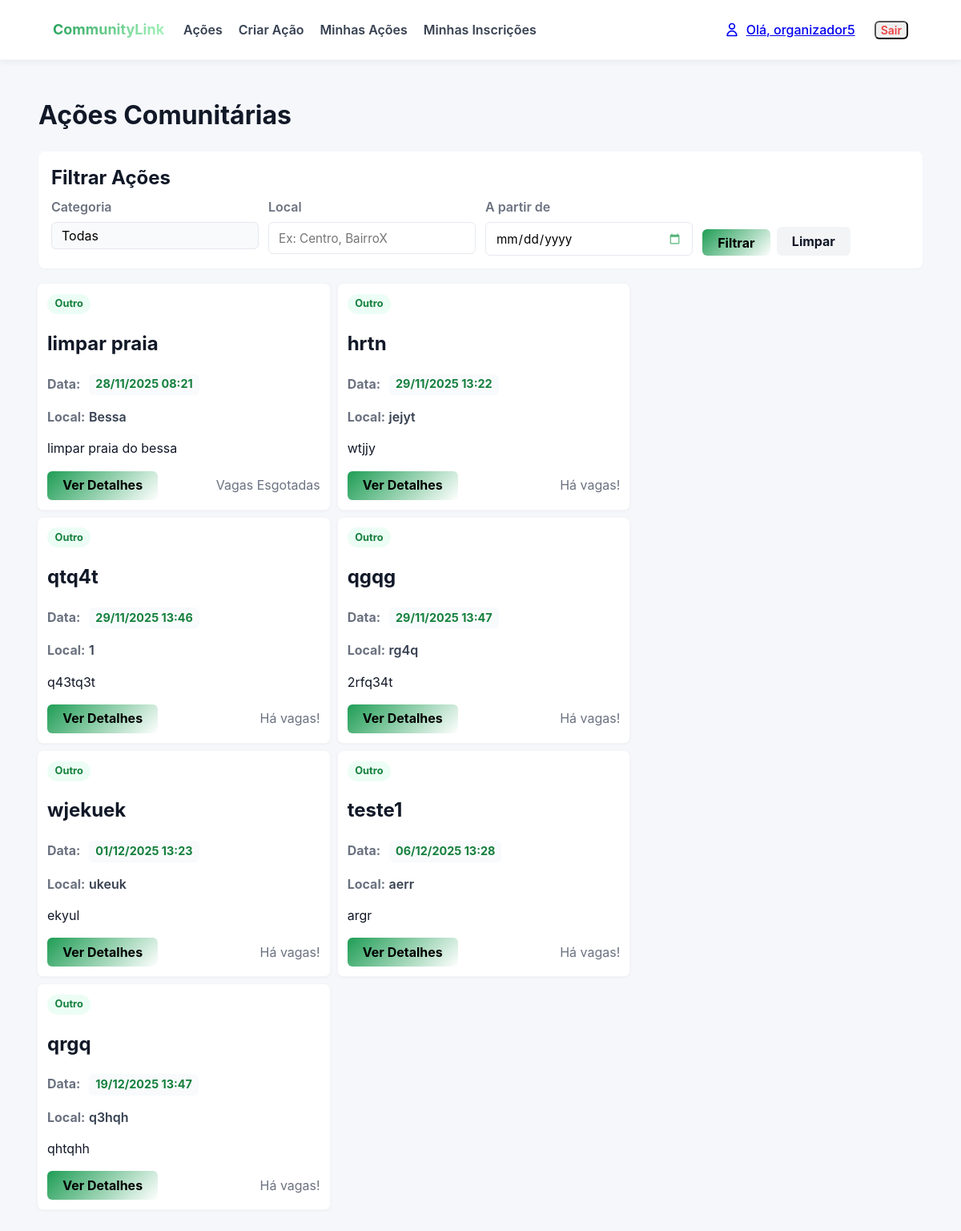
The app's page /acoes/ (signed in) with its own data.
### acoes/models.py (models this page shows, shortened)
class Acao(models.Model):
    titulo = models.CharField(max_length=200)
    descricao = models.TextField()
    data = models.DateTimeField() # Armazena data e hora
    local = models.CharField(max_length=255)
    numero_vagas = models.PositiveIntegerField()
    CATEGORIA_CHOICES = [
        ('SAUDE', 'Saúde'),
        ('EDUCACAO', 'Educação'),
        ('MEIO_AMBIENTE', 'Meio Ambiente'),
        ('ANIMAIS', 'Animais'),
        ('OUTRO', 'Outro'),
    ]
    categoria = models.CharField(max_length=50, choices=CATEGORIA_CHOICES, default='OUTRO')
    organizador = models.ForeignKey(
        User,
        on_delete=models.CASCADE,
        related_name='acoes_criadas' # Assim, podemos fazer: user.acoes_criadas.all()
    )
    voluntarios = models.ManyToManyField(
        User,
        through='Inscricao',         # O nome do modelo intermediário
        related_name='acoes_inscritas', # Assim, podemos fazer: user.acoes_inscritas.all()
        blank=True                   # A ação pode começar sem nenhum voluntário
    )
    notas_organizador = models.TextField(blank=True, null=True, help_text="Notas privadas do organizador sobre a execução da ação.")
    @property
    def vagas_preenchidas(self):
        return self.inscricao_set.filter(status='ACEITO').count()
    @property
    def esta_cheia(self):
        return self.vagas_preenchidas >= self.numero_vagas
    def get_absolute_url(self):
        return reverse('acoes:acao_detail', kwargs={'pk': self.pk})

### acoes/views.py (the view)
# urls.py: path('', views.acao_list, name='acao_list'),
def acao_list(request):
    acoes_list = Acao.objects.filter(data__gte=timezone.localdate())
    acoes_list = filtrar_acoes_queryset(request, acoes_list)
    acoes_list = acoes_list.order_by('data')
    page_obj = paginar_queryset(request, acoes_list, itens_por_pagina=10)
    context = {
        'acoes': page_obj,
        'categorias_choices': Acao.CATEGORIA_CHOICES, # Passa as opções de categoria
        'filter_values': request.GET, # Passa os valores do filtro (para preencher o form)
        'page_param': 'page' # Nome do parametro na URL
    }
    return render(request, 'acoes/acao_list.html', context)

### acoes/context_processors.py (called while the page is built)
def auth_groups_processor(request):
    is_organizador = False
    is_voluntario = False
    unread_notification_count = 0 # Valor padrão
    if request.user.is_authenticated:
        is_organizador = request.user.groups.filter(name='Organizadores').exists()
        is_voluntario = request.user.groups.filter(name='Voluntarios').exists()
        unread_notification_count = Notificacao.objects.filter(
            destinatario=request.user,
            lida=False
        ).count()
    return {
        'is_organizador': is_organizador,
        'is_voluntario': is_voluntario,
        'unread_notification_count': unread_notification_count
    }

### acoes/views.py (called while the page is built)
def paginar_queryset(request, queryset, itens_por_pagina=5, param_name='page'):
    paginator = Paginator(queryset, itens_por_pagina)
    page_number = request.GET.get(param_name)
    page_obj = paginator.get_page(page_number)
    return page_obj

def filtrar_acoes_queryset(request, queryset):
    categoria_filter = request.GET.get('categoria')
    local_filter = request.GET.get('local')
    data_inicio_filter = request.GET.get('data_inicio')
    prefix = 'acao__' if queryset.model == Inscricao else ''
    if categoria_filter:
        queryset = queryset.filter(**{f'{prefix}categoria': categoria_filter})
    if local_filter:
        queryset = queryset.filter(**{f'{prefix}local__icontains': local_filter})
    if data_inicio_filter:
        try:
            data_filtro = datetime.datetime.strptime(data_inicio_filter, '%Y-%m-%d').date()
            queryset = queryset.filter(**{f'{prefix}data__gte': data_filtro})
        except ValueError:
            pass # Ignora data inválida
    return queryset

### acoes/templates/acoes/acao_list.html (shortened to what this page needs)
{% extends 'acoes/base.html' %}
{% block content %}
    <h1 class="page-title">Ações Comunitárias</h1>
    {% include 'acoes/_filter_form.html' %}
    <div class="grid-list">
        {% for acao in acoes %}
            <div class="grid-item third">
                <article class="card-acao">
                    <div>
                        <span class="badge">{{ acao.get_categoria_display }}</span>
                        <h2 class="card-title">{{ acao.titulo }}</h2>
                        <p class="muted"><strong>Data:</strong> <span class="item-date">{{ acao.data|date:"d/m/Y H:i" }}</span></p>
                        <p class="muted"><strong>Local:</strong> <span class="location">{{ acao.local }}</span></p>
                        <p class="prose">{{ acao.descricao|truncatewords:20 }}</p>
                    </div>
                    <div class="actions" style="margin-top:0.75rem; justify-content:space-between; align-items:center;">
                        <a href="{{ acao.get_absolute_url }}" class="btn btn-primary">Ver Detalhes</a>
                        {% if acao.esta_cheia %}
                            <span class="muted">Vagas Esgotadas</span>
                        {% else %}
                            <span class="muted">Há vagas!</span>
                        {% endif %}
                    </div>
                </article>
            </div>
        {% empty %}
            <p class="muted">Nenhuma ação encontrada.</p>
        {% endfor %}
    </div>
{% endblock %}

### acoes/templates/acoes/base.html (shortened to what this page needs)
<!DOCTYPE html>
{% load static %}
<html lang="pt-br">
<head>
    <link rel="stylesheet" href="{% static 'css/style.css' %}">
</head>
<body>
    <nav class="site-nav">
        <div class="container">
            <div class="nav-row">
                <div class="nav-left">
                    <div>
                        <a href="{% url 'acoes:acao_list' %}" class="brand">
                            <span class="brand-text">CommunityLink</span>
                        </a>
                    </div>
                    <div class="nav-links">
                        <a href="{% url 'acoes:acao_list' %}" class="py-4 px-2 text-gray-700 hover:text-green-600 font-semibold">Ações</a>
                        {% if user.is_authenticated %}
                            {% if is_organizador or user.is_superuser %}
                            <a href="{% url 'acoes:acao_create' %}" class="py-4 px-2 text-gray-700 hover:text-green-600 font-semibold">Criar Ação</a>
                            <a href="{% url 'acoes:minhas_acoes' %}" class="py-4 px-2 text-gray-700 hover:text-green-600 font-semibold">Minhas Ações</a>
                            {% endif %}
                            <a href="{% url 'acoes:minhas_inscricoes' %}" class="py-4 px-2 text-gray-700 hover:text-green-600 font-semibold">Minhas Inscrições</a>
                        {% endif %}
                    </div>
                </div>
                <div class="nav-right">
                    {% if user.is_authenticated %}
                        <div class="flex items-center gap-4" style="display: inline-flex; align-items: center; gap: 1rem;">
                            <a href="{% url 'acoes:perfil' %}" class="flex items-center gap-2 py-2 px-2 text-gray-600 hover:text-green-600 transition group" style="display: flex; align-items: center; gap: 0.5rem;">
                                <span class="font-medium">Olá, {{ request.user.username }}</span>
                            </a>
                            <form method="post" action="{% url 'acoes:logout' %}" style="display:inline;">
                                <button type="submit" class="text-sm text-red-500 hover:text-red-700 font-semibold border border-red-200 hover:border-red-400 px-3 py-1 rounded transition" style="cursor: pointer;">
                                    Sair
                                </button>
                            </form>
                        </div>
                        {% else %}
                            <a href="{% url 'acoes:signin' %}" class="py-4 px-2 text-gray-700 hover:text-green-600 font-semibold">Entrar</a>
                            <a href="{% url 'acoes:signup' %}" class="py-4 px-2 text-gray-700 hover:text-green-600 font-semibold">Cadastrar</a>
                    {% endif %}
                </div>
            </div>
        </div>
    </nav>
    <main class="max-w-6xl mx-auto p-6">
        {% block content %}
        {% endblock %}
    </main>
</body>
</html>

### static/css/style.css (style rules this page uses)
:root { --bg: #f5f7fb; --card: #ffffff; --muted: #6b7280; --accent: #1f9d55; --accent-600: #15803d; --danger: #dc2626; --max-width: 1100px; --app-font: -apple-system, BlinkMacSystemFont, "Segoe UI", Roboto, "Helvetica Neue", Arial, sans-serif; }
* { box-sizing: border-box; }
html, body { height: 100%; }
body { margin: 0; font-family: var(--app-font); background: var(--bg); color: #111827; line-height: 1.45; -webkit-font-smoothing: antialiased; }
h1,h2,h3,h4,h5,h6, p, a, button, input, textarea, select, label, .btn, .badge, .brand-text, .card-title { font-family: inherit; }
.container { max-width: var(--max-width); margin: 0 auto; padding: 0 1rem; }
.site-nav { background: var(--card); box-shadow: 0 2px 8px rgba(15,23,42,0.06); border-bottom: 1px solid rgba(15,23,42,0.04); }
.site-nav .nav-row { display: flex; justify-content: space-between; align-items: center; padding: 0.6rem 0; }
.brand { text-decoration: none; display: inline-flex; align-items:center; }
.brand-text { font-weight: 700; background: linear-gradient(135deg, var(--accent) 0%, #b0f8c3 100%); -webkit-background-clip: text; -webkit-text-fill-color: transparent; background-clip: text; font-size: 1.125rem; }
.nav-left { display:flex; gap:1rem; align-items:center; }
.nav-links { display:flex; gap:0.25rem; align-items:center; }
.nav-links a { display:inline-block; padding:0.6rem 0.6rem; color: var(--muted); text-decoration:none; font-weight:600; border-radius:4px; }
.nav-right { display:flex; gap:0.5rem; align-items:center; }
.btn { display:inline-block; padding:0.45rem 0.75rem; border-radius:6px; text-decoration:none; font-weight:600; cursor:pointer; }
.btn-primary { background: var(--accent); color: #fff; }
.muted { color:var(--muted); }
.actions { display:flex; gap:0.5rem; align-items:center; }
.grid-list { display:flex; gap:0.25rem; flex-wrap:wrap; margin: 0 -0.25rem; }
.grid-item { padding:0.125rem; width:100%; }
@media (min-width: 1024px) { .grid-item.third { width:33.3333%; } }
.card-acao { background:var(--card); border-radius:8px; padding:0.75rem; box-shadow:0 1px 3px rgba(0,0,0,0.04); border:1px solid rgba(15,23,42,0.04); }
.badge { display:inline-block; padding:0.2rem 0.6rem; border-radius:999px; font-weight:700; font-size:0.8rem; background:#ecfdf5; color:var(--accent-600); }
.btn { display:inline-block; padding:0.4rem 1.2rem; border-radius:6px; text-decoration:none; font-weight:700; cursor:pointer; transition: transform .12s ease, filter .12s ease, background .12s ease; font-size: 1rem; }
.btn-primary { background: linear-gradient(135deg, var(--accent) 0%, #ffffff 100%); color:#000000; border: none; box-shadow: none; }
.item-date { display:inline-block; background:#f8fafc; color: var(--accent-600); padding:0.18rem 0.5rem; border-radius:6px; font-weight:700; font-size:0.9rem; margin-left:0.4rem; transition: background .12s ease, color .12s ease; cursor: pointer; }
.location { color: #374151; font-weight:600; }
a { transition: color .12s ease, background .12s ease; }
.badge { transition: background .12s ease, color .12s ease, transform .08s ease; }
.prose { color:#111827; }
.text-gray-700 { color: #374151 !important; }
.text-red-500 { color: #ef4444 !important; }
.p-6 { padding: 1.5rem !important; }
.py-4 { padding-top: 1rem !important; padding-bottom: 1rem !important; }
.py-2 { padding-top: 0.5rem !important; padding-bottom: 0.5rem !important; }
.px-2 { padding-left: 0.5rem !important; padding-right: 0.5rem !important; }
.max-w-6xl { max-width: 72rem !important; }
.mx-auto { margin-left: auto !important; margin-right: auto !important; }
.text-sm { font-size: 0.875rem !important; }
.font-semibold { font-weight: 600 !important; }
.font-medium { font-weight: 500 !important; }
.transition { transition: all 0.2s ease-in-out !important; }
.flex { display:flex !important; }
.items-center { align-items: center !important; }
.gap-4 { gap: 1rem !important; }
.rounded { border-radius: 0.375rem !important; }

### records on screen
Acao: categoria "Outro", titulo "limpar praia", data "28/11/2025 08:21", local "Bessa", descricao "limpar praia do bessa", numero_vagas "Vagas Esgotadas"
Acao: categoria "Outro", titulo "hrtn", data "29/11/2025 13:22", local "jejyt", descricao "wtjjy", numero_vagas "Há vagas!"
Acao: categoria "Outro", titulo "qtq4t", data "29/11/2025 13:46", local "1", descricao "q43tq3t", numero_vagas "Há vagas!"
Acao: categoria "Outro", titulo "qgqg", data "29/11/2025 13:47", local "rg4q", descricao "2rfq34t", numero_vagas "Há vagas!"
Acao: categoria "Outro", titulo "wjekuek", data "01/12/2025 13:23", local "ukeuk", descricao "ekyul", numero_vagas "Há vagas!"
Acao: categoria "Outro", titulo "teste1", data "06/12/2025 13:28", local "aerr", descricao "argr", numero_vagas "Há vagas!"
Acao: categoria "Outro", titulo "qrgq", data "19/12/2025 13:47", local "q3hqh", descricao "qhtqhh", numero_vagas "Há vagas!"

### other values on screen
{{ request.user.username }} "organizador5"
